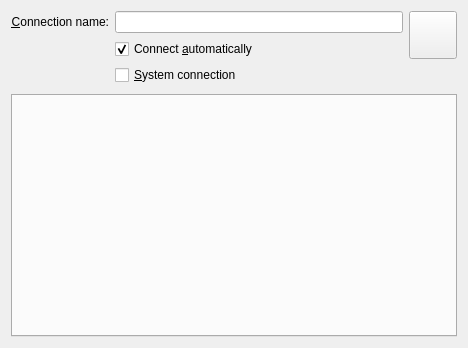
<?xml version="1.0" encoding="UTF-8"?>
<ui version="4.0">
 <class>ConnectionSettings</class>
 <widget class="QWidget" name="ConnectionSettings">
  <property name="geometry">
   <rect>
    <x>0</x>
    <y>0</y>
    <width>468</width>
    <height>348</height>
   </rect>
  </property>
  <layout class="QGridLayout" name="gridLayout">
   <item row="0" column="0" rowspan="2">
    <layout class="QFormLayout" name="formLayout">
     <item row="0" column="0">
      <widget class="QLabel" name="label">
       <property name="text">
        <string>&amp;Connection name:</string>
       </property>
       <property name="alignment">
        <set>Qt::AlignRight|Qt::AlignTrailing|Qt::AlignVCenter</set>
       </property>
       <property name="buddy">
        <cstring>id</cstring>
       </property>
      </widget>
     </item>
     <item row="0" column="1">
      <widget class="KLineEdit" name="id">
       <property name="minimumSize">
        <size>
         <width>250</width>
         <height>0</height>
        </size>
       </property>
      </widget>
     </item>
     <item row="1" column="1">
      <widget class="QCheckBox" name="autoconnect">
       <property name="text">
        <string>Connect &amp;automatically</string>
       </property>
       <property name="checked">
        <bool>true</bool>
       </property>
      </widget>
     </item>
     <item row="2" column="1">
      <widget class="QCheckBox" name="system">
       <property name="enabled">
        <bool>true</bool>
       </property>
       <property name="text">
        <string>&amp;System connection</string>
       </property>
      </widget>
     </item>
    </layout>
   </item>
   <item row="0" column="1">
    <widget class="QPushButton" name="pushButtonChooseIcon">
     <property name="sizePolicy">
      <sizepolicy hsizetype="Minimum" vsizetype="Minimum">
       <horstretch>0</horstretch>
       <verstretch>0</verstretch>
      </sizepolicy>
     </property>
     <property name="minimumSize">
      <size>
       <width>48</width>
       <height>48</height>
      </size>
     </property>
     <property name="maximumSize">
      <size>
       <width>48</width>
       <height>48</height>
      </size>
     </property>
     <property name="text">
      <string/>
     </property>
    </widget>
   </item>
   <item row="1" column="1">
    <spacer name="verticalSpacer">
     <property name="orientation">
      <enum>Qt::Vertical</enum>
     </property>
     <property name="sizeType">
      <enum>QSizePolicy::Preferred</enum>
     </property>
     <property name="sizeHint" stdset="0">
      <size>
       <width>20</width>
       <height>29</height>
      </size>
     </property>
    </spacer>
   </item>
   <item row="2" column="0" colspan="2">
    <widget class="KTabWidget" name="tabwidget"/>
   </item>
  </layout>
 </widget>
 <customwidgets>
  <customwidget>
   <class>KLineEdit</class>
   <extends>QLineEdit</extends>
   <header>klineedit.h</header>
  </customwidget>
  <customwidget>
   <class>KTabWidget</class>
   <extends>QTabWidget</extends>
   <header>ktabwidget.h</header>
   <container>1</container>
  </customwidget>
 </customwidgets>
 <resources/>
 <connections/>
</ui>
